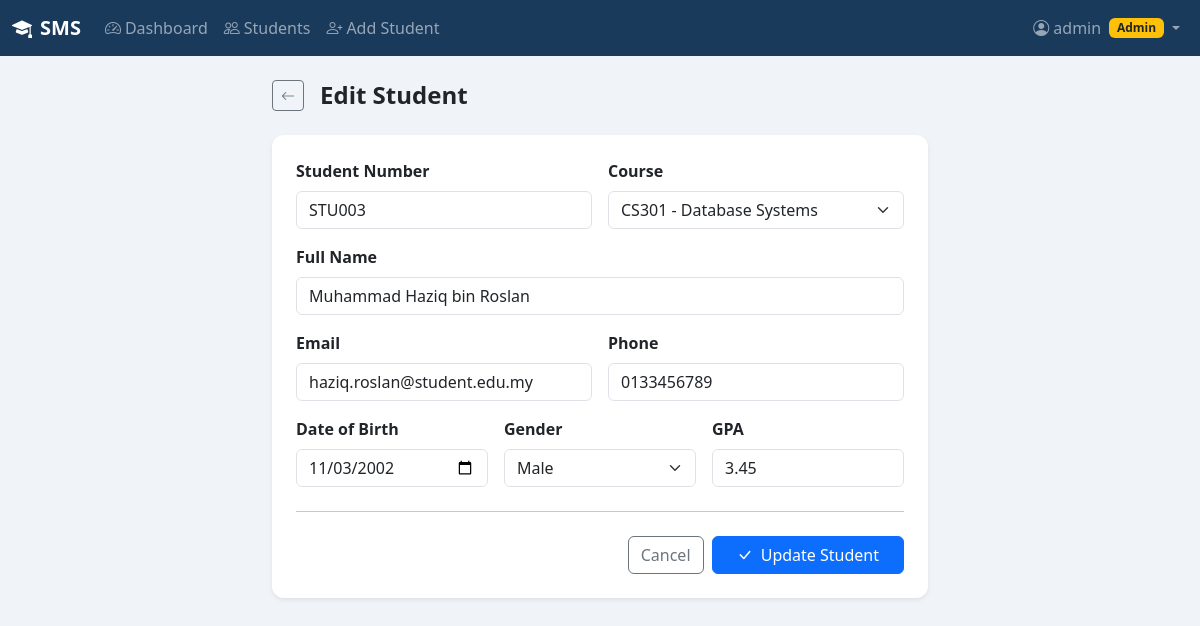
The app's page /students/edit.php?id=3 (signed in) with its own data.
### tables this page shows
CREATE TABLE IF NOT EXISTS students (
    id INT AUTO_INCREMENT PRIMARY KEY,
    course_id INT NOT NULL,
    student_no VARCHAR(20) NOT NULL UNIQUE,
    name VARCHAR(100) NOT NULL,
    email VARCHAR(100) NOT NULL UNIQUE,
    phone VARCHAR(20),
    dob DATE,
    gender ENUM('Male','Female','Other') NOT NULL DEFAULT 'Male',
    gpa DECIMAL(3,2) DEFAULT 0.00,
    created_at TIMESTAMP DEFAULT CURRENT_TIMESTAMP,
    FOREIGN KEY (course_id) REFERENCES courses(id) ON DELETE RESTRICT
);

### students/edit.php (the view, shortened to what this page needs)
<?php
require_once '../config/db.php';
$id = intval($_GET['id'] ?? 0);
$stmt = $conn->prepare("
    SELECT s.*, c.id AS course_id
    FROM students s JOIN courses c ON s.course_id = c.id
    WHERE s.id = ?
");
$stmt->bind_param("i", $id);
$stmt->execute();
$student = $stmt->get_result()->fetch_assoc();
$data = $student;
$courses = $conn->query("SELECT id, code, name FROM courses ORDER BY name")->fetch_all(MYSQLI_ASSOC);
$isAdmin = $_SESSION['role'] === 'admin';
?>
<!DOCTYPE html>
<html lang="en">
<head>
    <link href="https://cdn.jsdelivr.net/npm/bootstrap@5.3.3/dist/css/bootstrap.min.css" rel="stylesheet">
    <link href="https://cdn.jsdelivr.net/npm/bootstrap-icons@1.11.3/font/bootstrap-icons.min.css" rel="stylesheet">
</head>
<body>
<?php include '../includes/navbar.php'; ?>
<div class="container py-4" style="max-width:680px">
    <div class="d-flex align-items-center gap-3 mb-4">
        <a href="index.php" class="btn btn-sm btn-outline-secondary">
            <i class="bi bi-arrow-left"></i>
        </a>
        <div>
            <h4 class="mb-0 fw-bold">Edit Student</h4>
        </div>
    </div>
    <div class="card border-0 shadow-sm" style="border-radius:12px">
        <div class="card-body p-4">
            <form method="POST" novalidate>
                <div class="row g-3">
                    <div class="col-md-6">
                        <label class="form-label fw-semibold">Student Number</label>
                        <input type="text" name="student_no" class="form-control"
                               value="<?= htmlspecialchars($data['student_no']) ?>"
                               <?= !$isAdmin ? 'readonly' : '' ?>>
                    </div>
                    <div class="col-md-6">
                        <label class="form-label fw-semibold">Course</label>
                        <?php if ($isAdmin): ?>
                        <select name="course_id" class="form-select">
                            <?php foreach ($courses as $c): ?>
                            <option value="<?= $c['id'] ?>" <?= $data['course_id']==$c['id'] ? 'selected' : '' ?>>
                                <?= htmlspecialchars($c['code'].' - '.$c['name']) ?>
                            </option>
                            <?php endforeach; ?>
                        </select>
                        <?php else: ?>
                        <input type="text" class="form-control" value="<?= htmlspecialchars($data['course_id']) ?>" readonly>
                        <?php endif; ?>
                    </div>
                    <div class="col-12">
                        <label class="form-label fw-semibold">Full Name</label>
                        <input type="text" name="name" class="form-control"
                               value="<?= htmlspecialchars($data['name']) ?>"
                               <?= !$isAdmin ? 'readonly' : '' ?>>
                    </div>
                    <div class="col-md-6">
                        <label class="form-label fw-semibold">Email</label>
                        <input type="email" name="email" class="form-control"
                               value="<?= htmlspecialchars($data['email']) ?>"
                               <?= !$isAdmin ? 'readonly' : '' ?>>
                    </div>
                    <div class="col-md-6">
                        <label class="form-label fw-semibold">Phone <?= !$isAdmin ? '<span class="badge bg-success ms-1 small">Editable</span>' : '' ?></label>
                        <input type="text" name="phone" class="form-control"
                               value="<?= htmlspecialchars($data['phone']) ?>">
                    </div>
                    <div class="col-md-4">
                        <label class="form-label fw-semibold">Date of Birth</label>
                        <input type="date" name="dob" class="form-control"
                               value="<?= htmlspecialchars($data['dob']) ?>"
                               <?= !$isAdmin ? 'readonly' : '' ?>>
                    </div>
                    <div class="col-md-4">
                        <label class="form-label fw-semibold">Gender</label>
                        <?php if ($isAdmin): ?>
                        <select name="gender" class="form-select">
                            <?php foreach (['Male','Female','Other'] as $g): ?>
                            <option value="<?= $g ?>" <?= $data['gender']===$g ? 'selected' : '' ?>><?= $g ?></option>
                            <?php endforeach; ?>
                        </select>
                        <?php else: ?>
                        <input type="text" class="form-control" value="<?= htmlspecialchars($data['gender']) ?>" readonly>
                        <?php endif; ?>
                    </div>
                    <div class="col-md-4">
                        <label class="form-label fw-semibold">GPA <?= !$isAdmin ? '<span class="badge bg-success ms-1 small">Editable</span>' : '' ?></label>
                        <input type="number" name="gpa" class="form-control" step="0.01" min="0" max="4"
                               value="<?= htmlspecialchars($data['gpa']) ?>">
                    </div>
                </div>
                <hr class="my-4">
                <div class="d-flex gap-2 justify-content-end">
                    <a href="index.php" class="btn btn-outline-secondary">Cancel</a>
                    <button type="submit" class="btn btn-primary px-4">
                        <i class="bi bi-check-lg me-1"></i> Update Student
                    </button>
                </div>
            </form>
        </div>
    </div>
</div>
</body>
</html>

### students/edit.php (style rules this page uses)
body { background:#f0f4f8 }

### records on screen
students: student_no "STU003", name "Muhammad Haziq bin Roslan", email "haziq.roslan@student.edu.my", phone "0133456789", dob "11/03/2002", gender "Male", gpa "3.45"

### other values on screen
$_SESSION['username'] "admin"
$_SESSION['role'] "Admin"
form field course_id "CS301 - Database Systems"
